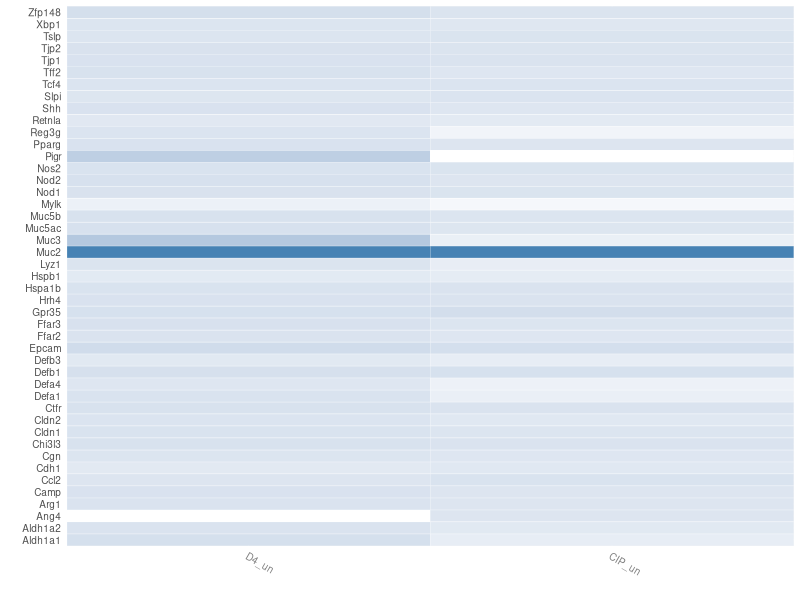
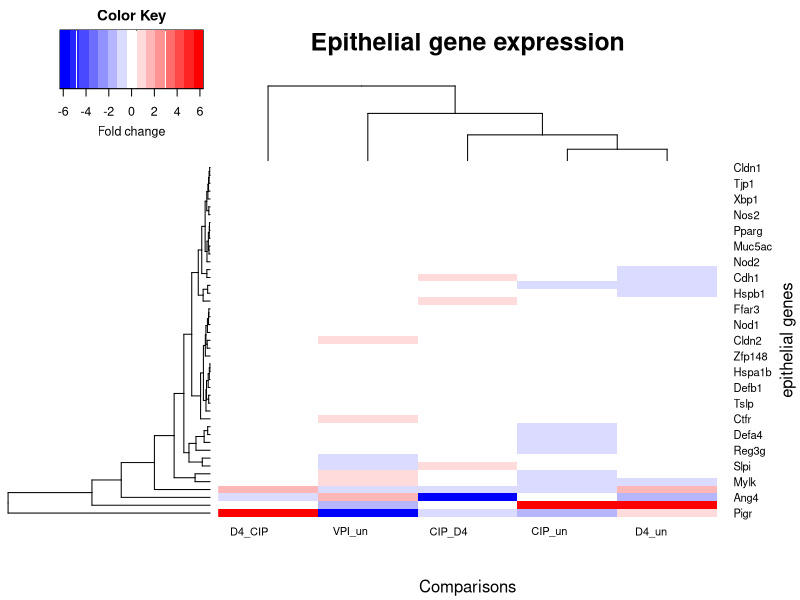
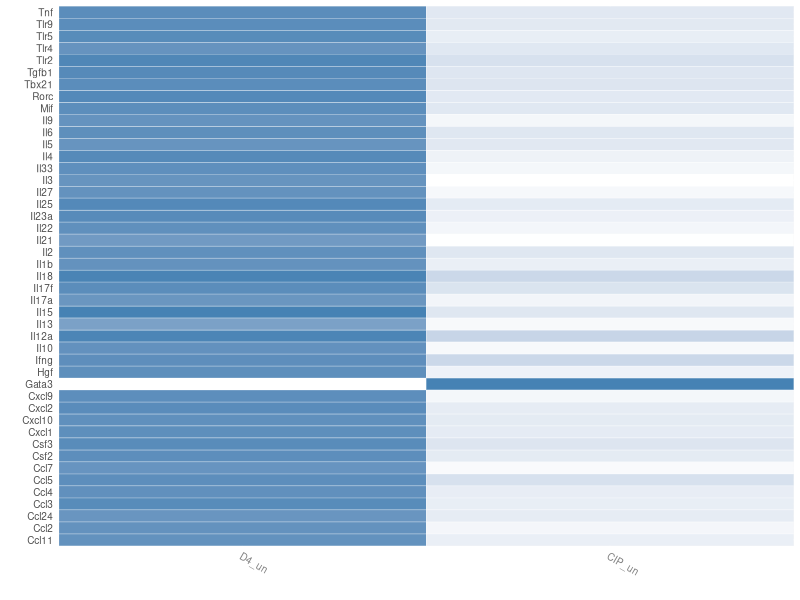
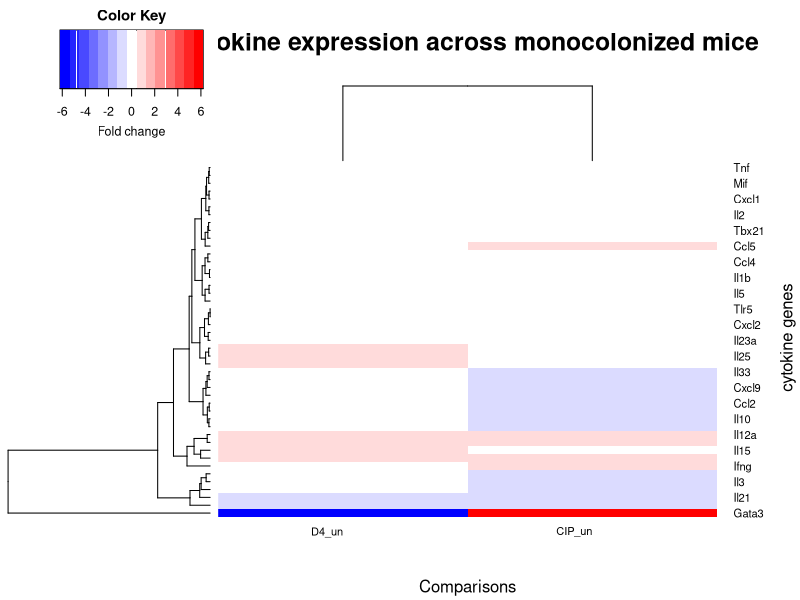

Source code (R) for these figures, in order:
setwd("~/Desktop/Mark_Lachno_data")

library(reshape2)
library(ggplot2)
library(plyr)
library(scales)

data<-read.table(file="Mark_Epithelial_Norm_D4_group_change_untreated_D4_CIP.txt", header=T)
data$VPI_un<-NULL
data$VPI_un<-data$VPI_Mean/data$Untreated_Mean
data$D4_un<-NULL
data$D4_un<-data$D4_Mean/data$Untreated_Mean
data$CIP_un<-NULL
data$CIP_un<-data$CIP_Mean/data$Untreated_Mean
data$D4_CIP<-NULL
data$D4_CIP<-data$D4_Mean/data$CIP_Mean
data$CIP_D4<-NULL
data$CIP_D4<-data$CIP_Mean/data$D4_Mean
row.names(data)<-data$genes
datas<-data[,15:16]
datas$genes<-rownames(datas)
datas.m <- melt(datas)
datas.m <- ddply(datas.m, .(variable), transform, rescale = rescale(value))
p <- ggplot(datas.m, aes(variable, genes)) + 
  geom_tile(aes(fill = rescale),colour = "white") + 
  scale_fill_gradient(low = "white", high = "steelblue")

base_size <- 9
 p + theme_grey(base_size = base_size) + labs(x = "", y = "") + 
  scale_x_discrete(expand = c(0, 0)) +
  scale_y_discrete(expand = c(0, 0)) +
 theme(legend.position = "none", axis.ticks = element_blank(), axis.text.x = element_text(size = base_size * 0.8, angle = 330, hjust = 0, colour = "grey50"))

data.1<-data[,14:18]
data.ma<-as.matrix(data.1)
library(gplots)
heatmap.2(data.ma, cexCol=.8, scale = "column", col=bluered, srtCol= 0,
          density.info="none", trace="none", key.xlab="Fold change",  xlab = "Comparisons",ylab ="epithelial genes",  main="Epithelial gene expression")




#######

cyto<-read.table(file="Mark_Cytokine_Norm_withRepeats_Untreated_D4_CIP.txt", header=T)
cyto$VPI_un<-NULL
cyto$VPI_un<-cyto$VPI_Mean/cyto$Untreated_Mean
cyto$D4_un<-NULL
cyto$D4_un<-cyto$D4_Mean/cyto$Untreated_Mean
cyto$CIP_un<-NULL
cyto$CIP_un<-cyto$CIP_Mean/cyto$Untreated_Mean
row.names(cyto)<-cyto$Genes
cytos<-cyto[,15:16]
cytos$genes<-rownames(cytos)
cytos.m <- melt(cytos)
cytos.m <- ddply(cytos.m, .(variable), transform, rescale = rescale(value))
p <- ggplot(cytos.m, aes(variable, genes)) + 
  geom_tile(aes(fill = rescale),colour = "white") + 
  scale_fill_gradient(low = "white", high = "steelblue")

base_size <- 9
p + theme_grey(base_size = base_size) + labs(x = "", y = "") + 
  scale_x_discrete(expand = c(0, 0)) +
  scale_y_discrete(expand = c(0, 0)) +
  theme(legend.position = "none", axis.ticks = element_blank(), axis.text.x = element_text(size = base_size * 0.8, angle = 330, hjust = 0, colour = "grey50"))

cyto.1<-cyto[,15:16]
cyto.ma<-as.matrix(cyto.1)
library(gplots)
heatmap.2(cyto.ma, cexCol=.8, scale = "column", col=bluered, srtCol= 0,
          density.info="none", trace="none", key.xlab="Fold change",  xlab = "Comparisons",ylab =" cytokine genes",  main="Cytokine expression across monocolonized mice")
